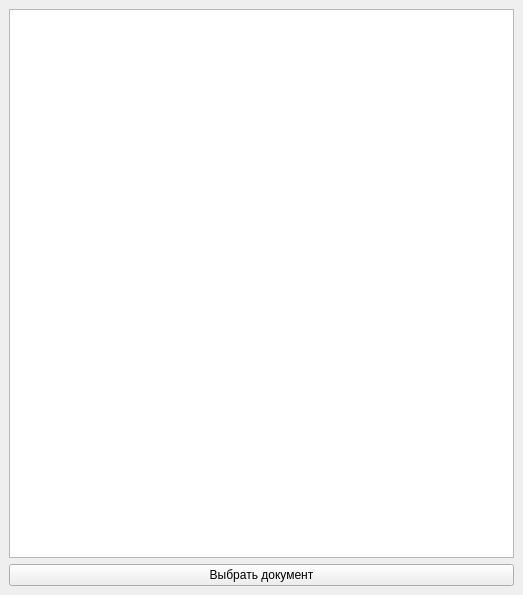
<?xml version="1.0" encoding="UTF-8"?>
<ui version="4.0">
 <class>MainWindow</class>
 <widget class="QMainWindow" name="MainWindow">
  <property name="geometry">
   <rect>
    <x>0</x>
    <y>0</y>
    <width>523</width>
    <height>595</height>
   </rect>
  </property>
  <property name="windowTitle">
   <string>MainWindow</string>
  </property>
  <widget class="QWidget" name="centralwidget">
   <layout class="QVBoxLayout" name="verticalLayout_2">
    <item>
     <layout class="QVBoxLayout" name="verticalLayout">
      <item>
       <widget class="QListWidget" name="listWidget"/>
      </item>
      <item>
       <widget class="QPushButton" name="pushButton">
        <property name="text">
         <string>Выбрать документ</string>
        </property>
       </widget>
      </item>
     </layout>
    </item>
   </layout>
  </widget>
 </widget>
 <resources/>
 <connections/>
</ui>
